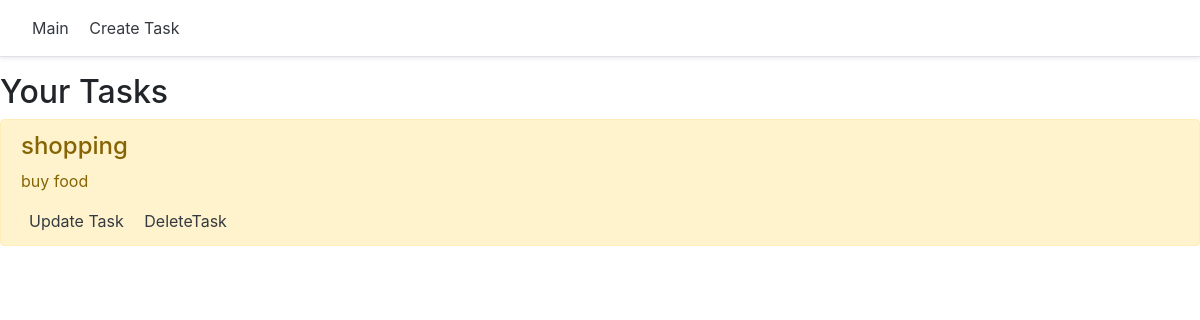
The app's page /, older data.
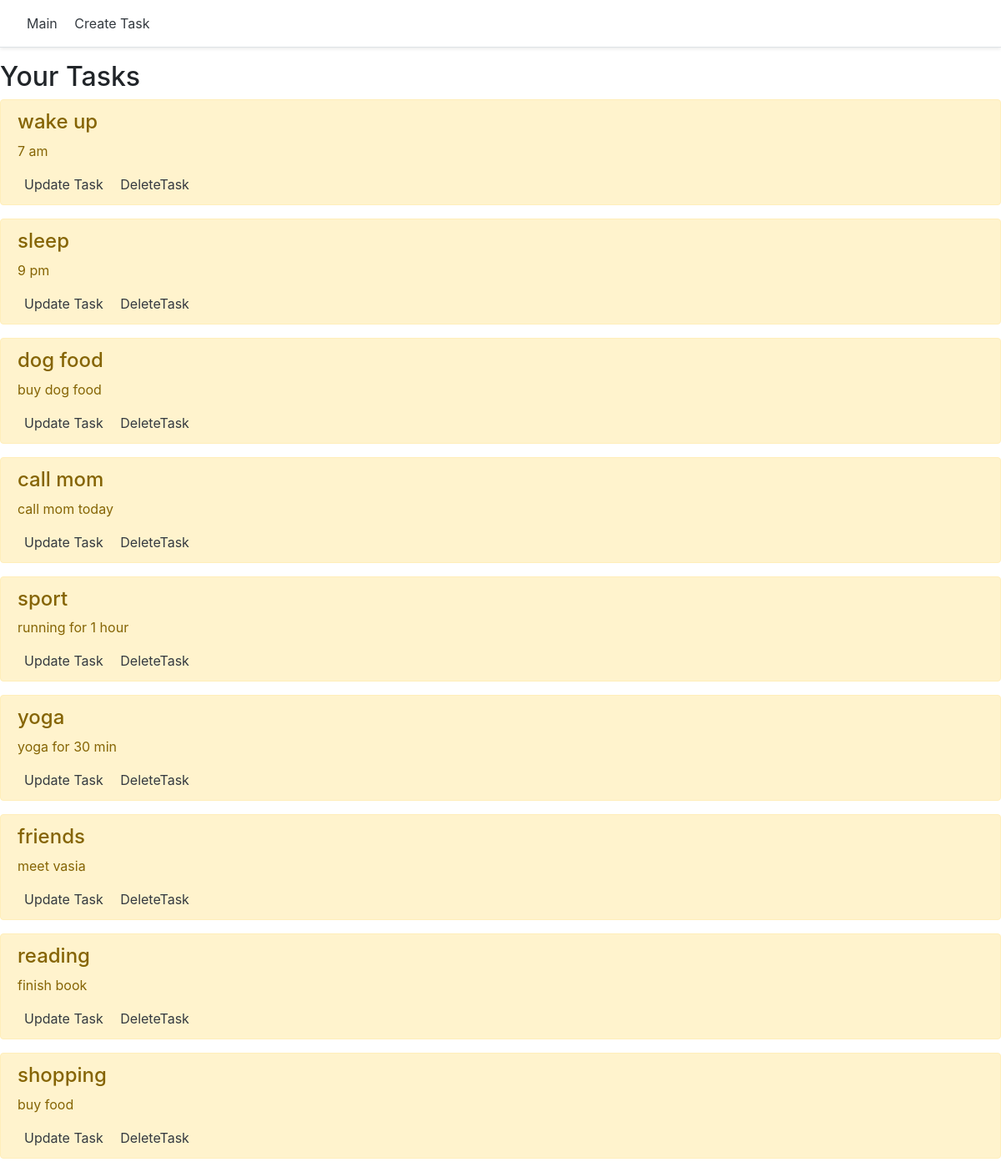
The same page, newer data.
### main/models.py (models this page shows, shortened)
class Task (models.Model):
	title = models.CharField ('Name', max_length=50)
	task = models.TextField ('Description')
	complete = models.BooleanField (default=False)
	created = models.DateTimeField (auto_now_add=True)
	class Meta:
		verbose_name='Task'
		verbose_name_plural='Tasks'

### main/views.py (the view)
def index (request):
	tasks = Task.objects.order_by('-id')
	return render (request, 'main/index.html', {'title': "Main Page", 'tasks': tasks})

### main/templates/main/index.html (shortened to what this page needs)
{% extends 'main/base.html' %}
{% block content %}
    <h2> Your Tasks </h2>
    {% if tasks %}
        {% for el in tasks %}
            <div class="alert alert-warning mt-2">
        	    <h4>{{ el.title }}</h4>
        	    <p>{{ el.task }}</p>
        	    <a class="p-2 text-dark" href="{% url 'update' el.id %}">Update Task</a>
        	    <a class="p-2 text-dark" href="{% url 'delete' el.id %}">DeleteTask</a>
            </div>
        {% endfor %}
    {% else %}
        <p> You have no tasks</p>
    {% endif %}
{% endblock %}

### main/templates/main/base.html (shortened to what this page needs)
<!doctype html>
<html lang="en">
<head>
  <link rel="stylesheet" href="https://stackpath.bootstrapcdn.com/bootstrap/4.5.2/css/bootstrap.min.css">
</head>
<body>
	<header class="d-flex flex-column flex-md-row align-items-center p-3 px-md-4 mb-3 bg-body border-bottom shadow-sm">
        <nav class="my-2 my-md-0 me-md-3">
            <a class="p-2 text-dark" href="{% url 'home' %}">Main</a>
            <a class="p-2 text-dark" href="{% url 'create' %}">Create Task</a>
        </nav>
    </header>
    {% block content %} {% endblock %}
</body>
</html>

Row changes from the older to the newer data that the page shows:
added Task: title "wake up", task "7 am"
added Task: title "sleep", task "9 pm"
added Task: title "dog food", task "buy dog food"
added Task: title "call mom", task "call mom today"
added Task: title "sport", task "running for 1 hour"
added Task: title "yoga", task "yoga for 30 min"
added Task: title "friends", task "meet vasia"
added Task: title "reading", task "finish book"
